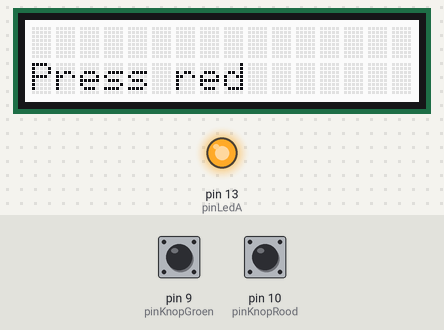
Recording of a sketch running on a simulated Arduino Uno, built with avr-gcc and run on an emulated ATmega328P. Shown: 16×2 character LCD, output pins drawn as LEDs (lit = HIGH). Inputs (shaded band) come from the test bench; at power-on: pin 10 (pinKnopRood) LOW, pin 9 (pinKnopGroen) LOW. What the sketch prints to the serial monitor is not drawn.

Above: at 2.2 s.
2.3 s: pin 10 (pinKnopRood) pulled HIGH for 0.15 s
At 3.4 s:
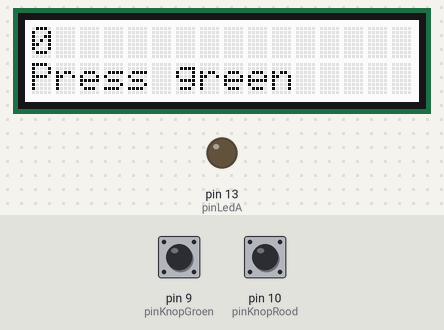
3.9 s: pin 9 (pinKnopGroen) pulled HIGH for 0.15 s
At 4.07 s:
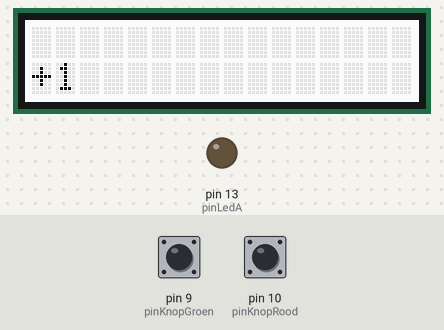
7.0 s: pin 9 (pinKnopGroen) pulled HIGH for 1 s
At 9.5 s:
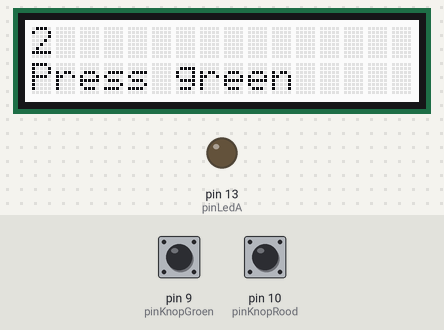
11.0 s: pin 9 (pinKnopGroen) pulled HIGH for 0.15 s
At 11.6 s:
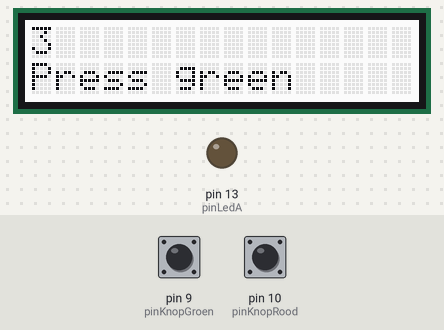
14.1 s: pin 9 (pinKnopGroen) pulled HIGH for 0.15 s
At 15.3 s:
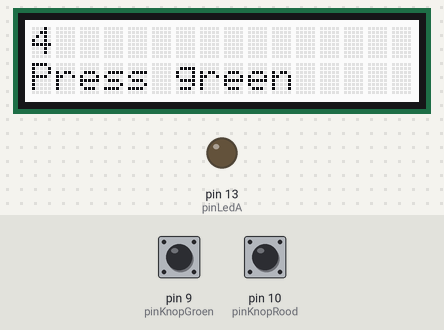
17.2 s: pin 10 (pinKnopRood) pulled HIGH for 1 s
At 32.9 s:
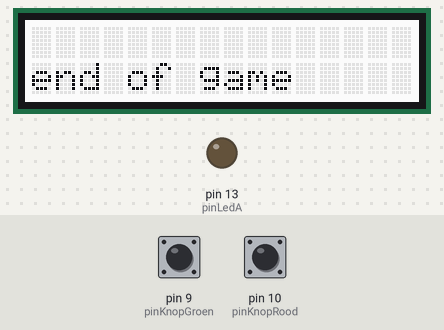
Timing chart, 0 to 34.4 s (numbered marks = the images above; inputs shaded):
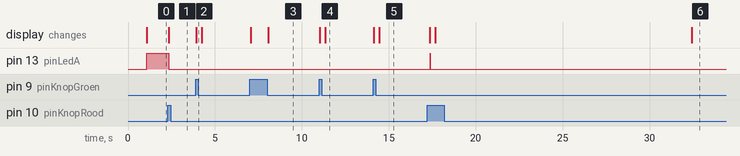

Measured:
- after the input at 2.3 s, pin 13 (pinLedA): HIGH → LOW at once; the display: changes at once (image 1)
- after the input at 3.9 s, the display: changes at once (image 2)
- after the input at 7.0 s, the display: first changes after 0.05 s (image 3 shows a later state)
- after the input at 11.0 s, the display: first changes at once (image 4 shows a later state)
- after the input at 14.1 s, the display: first changes at once (image 5 shows a later state)
- after the input at 17.2 s, pin 13 (pinLedA): LOW → HIGH after 0.18 s, → LOW 0.02 s later

The sketch:

game_eindcode.ino
```cpp
/*****************************************
  Game Startcode
  met toestansdiagrammen
  Emmauscollege
  v20201114GEE
*****************************************/

/*****************************************
   libraries die je gebruikt

   LCD met 2 regels van 16 karakters
   (de RGB backlit kan niet van kleur worden veranderd)
   https://www.arduino.cc/reference/en/libraries/grove-lcd-rgb-backlight/

 *****************************************/
#include <Wire.h>
#include "rgb_lcd.h"

rgb_lcd lcd;

/*****************************************
   variabelen die je gebruikt maken
 *****************************************/
// gebruikte pinnen
const int pinLedA   = 13; // pin van LED voor speler 1
const int pinKnopRood  = 10; // pin van knop voor start spel
const int pinKnopGroen  = 9; // pin van knop voor speler 2

// variabelen om waarden van sensoren en actuatoren te onthouden
int knopRood = 0;
int knopGroen = 0;

// variabelen voor de toestanden
const int STARTSIGNAAL = 1; // tel af tot spel start
const int WACHT_OP_KNOP_IN = 2; // speel het spel
const int GEEF_PUNT   = 3; // laat zien wie de winnaar is
const int TOON_SCORE = 4; // laat het eind totaal punten zien
int toestand = STARTSIGNAAL;
unsigned long toestandStartTijd = 0;
unsigned long speelStartTijd = 0;

// overige variabelen
int score = 0;

/*****************************************
   functies die je gebruikt maken
 *****************************************/
// code die steeds wordt uitgevoerd in toestand TELAF
void telafLoop() {
  digitalWrite(pinLedA, HIGH);
  // tel af
}

// code die steeds wordt uitgevoerd in toestand SPEEL
void speelLoop() {
  digitalWrite(pinLedA, LOW);
  // speel spel
}

// code die steeds wordt uitgevoerd in toestand SPEEL
void winLoop() {
  // toon wie gewonnen heeft
}
void eindLoop() {

}


/*****************************************
   setup() en loop()
 *****************************************/

void setup() {
  // enable console en stuur opstartbericht
  Serial.begin(9600);
  Serial.println("Game start");

  // zet pinmode voor leds
  pinMode(pinLedA, OUTPUT);

  // zet pinmode voor knoppen
  pinMode(pinKnopRood, INPUT);
  pinMode(pinKnopGroen, INPUT);

  // set up the LCD's number of columns and rows:
  lcd.begin(16, 2);

  //lcd.setRGB(colorR, colorG, colorB);

  // Print a message to the LCD.
  lcd.print("hello, world!");
  delay(1000); // wacht zodat je ziet dat het display werkt
}

void loop() {
  // lees sensorwaarden
  knopRood = digitalRead(pinKnopRood); // ingedrukt is HIGH
  knopGroen = digitalRead(pinKnopGroen);

  // bepaal toestand
  if (toestand == STARTSIGNAAL) {
    score = 0;
    lcd.clear();
    lcd.setCursor(0, 1);
    lcd.print("Press red");
    telafLoop();
    if (knopRood == HIGH) { // 2 seconden voorbij
      toestandStartTijd = millis();
      speelStartTijd = millis();
      toestand = WACHT_OP_KNOP_IN;
      Serial.println("Nieuwe toestand: WACHT_OP_KNOP_IN");

    }
  }
  if (toestand == WACHT_OP_KNOP_IN) {
    lcd.clear();
    lcd.setCursor(0, 1);
    lcd.print("Press green");
    lcd.setCursor(0, 0);
    lcd.print(score);
    speelLoop();
    if (knopGroen == HIGH) { // 1 minuut voorbij
      score = score + 1;
      toestandStartTijd = millis();
      toestand = GEEF_PUNT;
      Serial.println("Nieuwe toestand: GEEF_PUNT");
    }
    if (millis() - speelStartTijd > 15000) {
      toestandStartTijd = millis();
      toestand = TOON_SCORE;
      Serial.println("Nieuwe toestand: TOON_SCORE");
    }

  }
  if (toestand == GEEF_PUNT) {
    lcd.clear();
    lcd.setCursor(0, 1);
    lcd.print("+1");
    winLoop();
    if (knopGroen == LOW) {       // groene knop ingedrukt
      toestandStartTijd = millis();
      toestand = WACHT_OP_KNOP_IN;
      Serial.println("Nieuwe toestand: TOON_SCORE");
    }
    if (millis() - speelStartTijd > 15000) {
      toestandStartTijd = millis();
      toestand = TOON_SCORE;
      Serial.println("Nieuwe toestand: TOON_SCORE");
    }

  }
  if (toestand == TOON_SCORE) {
    lcd.clear();
    lcd.setCursor(0, 1);
    lcd.print("end of game");
    eindLoop();

    if (knopRood == HIGH) {
      toestandStartTijd = millis();
      toestand = STARTSIGNAAL;
      Serial.println("Nieuwe toestand: STARTSIGNAAL");
    }
  }


// kleine vertraging, 100 keer per seconde loopen is genoeg
delay(10);
}
```
